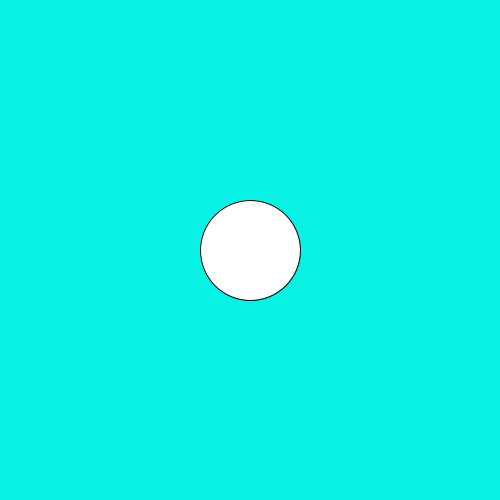
Frame 1 (no input)
Frame 60 (the mouse pressed at the canvas centre just before this capture): identical to frame 1, image omitted
Frame 120 (the mouse held since frame 60 and released just before this capture): identical to frame 1, image omitted

The Processing sketch that drew this single still picture (run headless with seeded random() and noise(); from frame 60 on, the mouse is pressed at the canvas centre):

// Processing sketch: SlipperyDot
// ── SlipperyDot.pde
// 4. create three integer variables to  
    //    represent the x, y, and the size of the ellipse
    
    int x = 250;
    int y = 250;
    int size = 100;
    void setup() {
      //1. set the size of your sketch
    size(500,500);
 
    }
    
    void draw() {
      //2. set the background color of your sketch
      background(#07F2E4);
      //3. draw an ellipse. Make sure it fits in the window.
      ellipse(x, y, size, size);
      //5. use the variables created in step 4 in place of the numbers
      //   in your ellipse
    
    }
    
    void mousePressed() {
      //6a. create an integer variable called distance
      int distance;
      //6b. use the getDistance method to initialize your varible
      //    use the mouse's x and y and the x and y of your ellipse 
         distance = getDistance(mouseX, mouseY, x,  y);
      //7. print the distance variable
        println(distance);
      //8a. make an if statement to check if the distance variable
      //   is within the size of the ellipse
      if(distance < 100){
      }
        //8b.  set the x and y of the ellipse to a random location on the window
       
      
    }
    
    int getDistance(int x1, int y1, int x2, int y2) {
      return (int)Math.sqrt(Math.pow((x1-x2),2) + Math.pow((y1-y2),2));
    }
    
